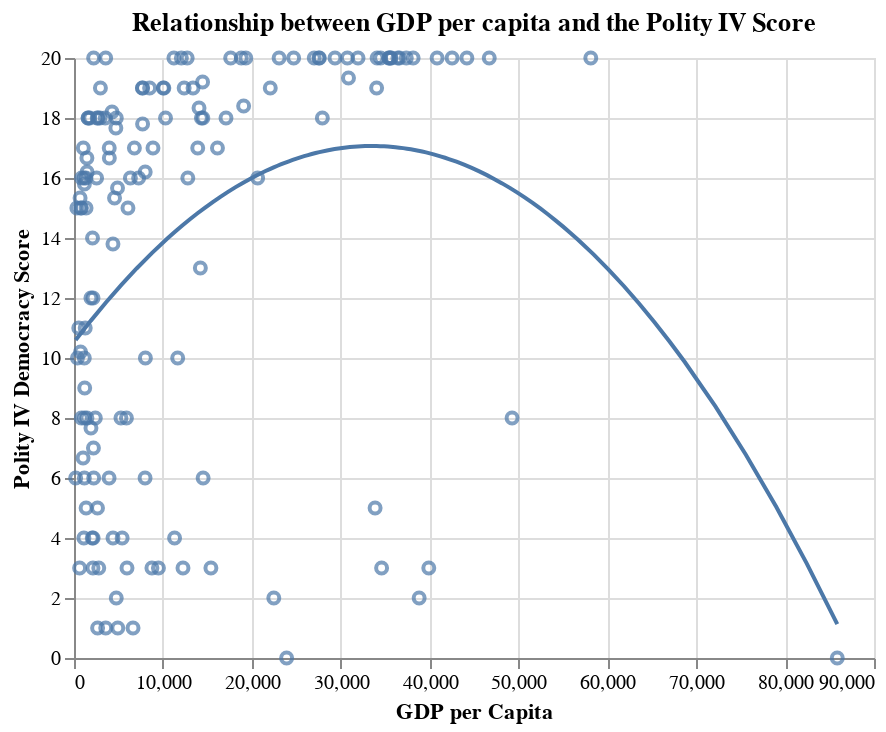

Source (notebook cell):
### Markdown cell above
---
### Exercise 6
Linear models impose a very strict functional form on the model they use: they try to draw a straight line through the data, no matter what.

Can you think of a transform for your data that would make the data a little more sane?

### Code cell
print("We could try to fit a quadratic form:")
import numpy as np
model = np.poly1d(np.polyfit(wdi["gdppcap08"], wdi["polityIV"], 2))

base = (
    alt.Chart(wdi, title="Relationship between GDP per capita and the Polity IV Score")
    .mark_point()
    .encode(
        x=alt.X("gdppcap08", title="GDP per Capita", scale=alt.Scale(zero=False)),
        y=alt.Y("polityIV", title="Polity IV Democracy Score", scale=alt.Scale(zero=False)),
    )
)
fit = base.transform_regression(
        "gdppcap08", "polityIV", 
        method="quad"
    ).mark_line()

text = (alt.Chart(wdi)
    .encode(
        x=alt.X("gdppcap08", scale=alt.Scale(zero=False)),
        y="polityIV",
    )
    .mark_text(size=5))

base + fit + text

### Figure 1 — Vega-Lite specification as saved in the notebook (floating-point values rounded to 4 significant figures; data arrays with more than 128 entries replaced by an {"elided": "..."} marker saying what was removed)
{"config": {"view": {"continuousWidth": 400, "continuousHeight": 300}}, "layer": [{"mark": "point", "encoding": {"x": {"type": "quantitative", "field": "gdppcap08", "scale": {"zero": false}, "title": "GDP per Capita"}, "y": {"type": "quantitative", "field": "polityIV", "scale": {"zero": false}, "title": "Polity IV Democracy Score"}}, "title": "Relationship between GDP per capita and the Polity IV Score"}, {"mark": "line", "encoding": {"x": {"type": "quantitative", "field": "gdppcap08", "scale": {"zero": false}, "title": "GDP per Capita"}, "y": {"type": "quantitative", "field": "polityIV", "scale": {"zero": false}, "title": "Polity IV Democracy Score"}}, "title": "Relationship between GDP per capita and the Polity IV Score", "transform": [{"on": "gdppcap08", "regression": "polityIV", "method": "quad"}]}, {"mark": {"type": "text", "size": 5}, "encoding": {"x": {"type": "quantitative", "field": "gdppcap08", "scale": {"zero": false}}, "y": {"type": "quantitative", "field": "polityIV"}}}], "data": {"name": "data-50afffcb03ca16fbefb225cc29275795"}, "$schema": "https://vega.github.io/schema/vega-lite/v4.8.1.json", "datasets": {"data-50afffcb03ca16fbefb225cc29275795": {"elided": "145 records"}}}
